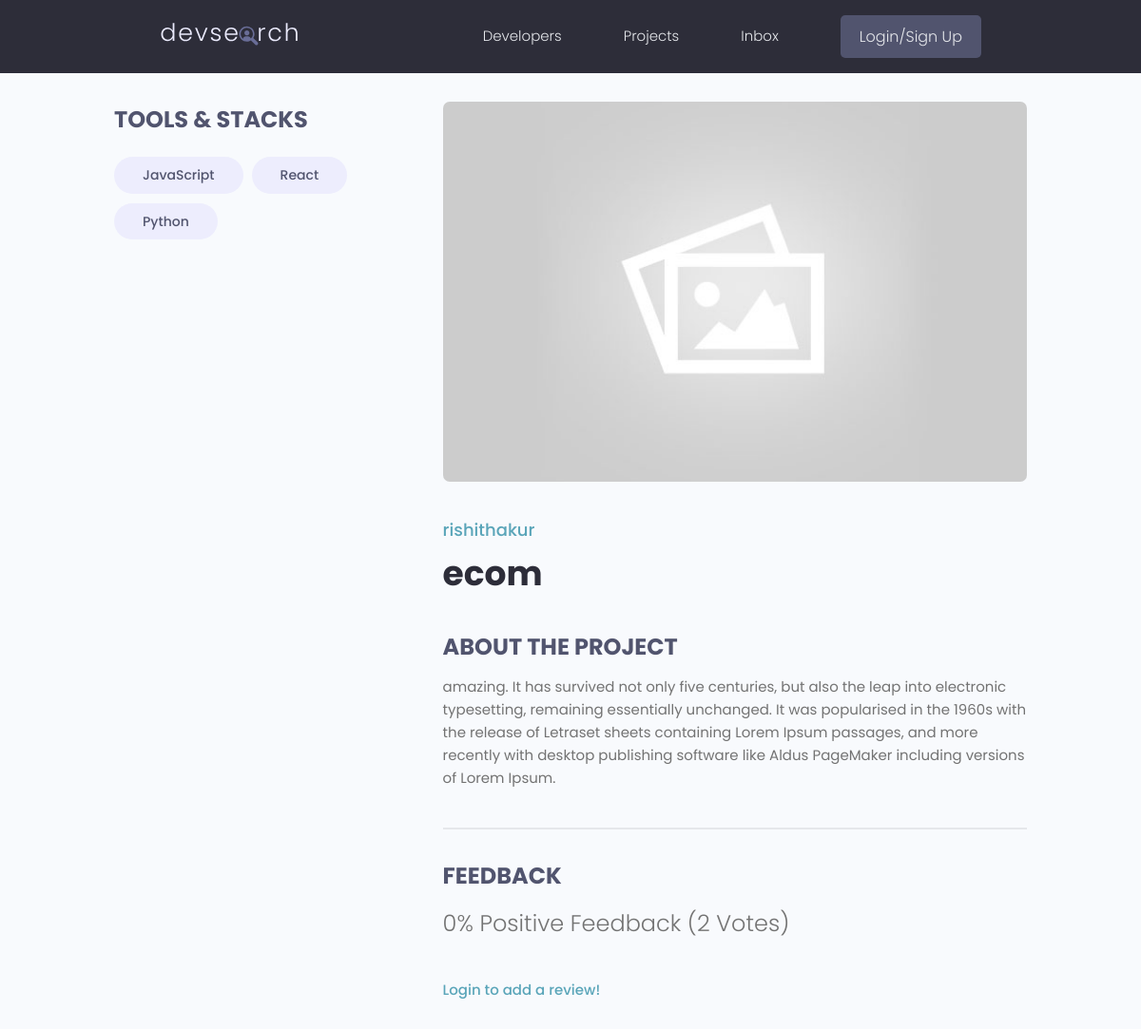
The page /projects/project/6d1e3447-7b54-413a-aeeb-9e08cf7d36dc/ on the database as committed earlier.
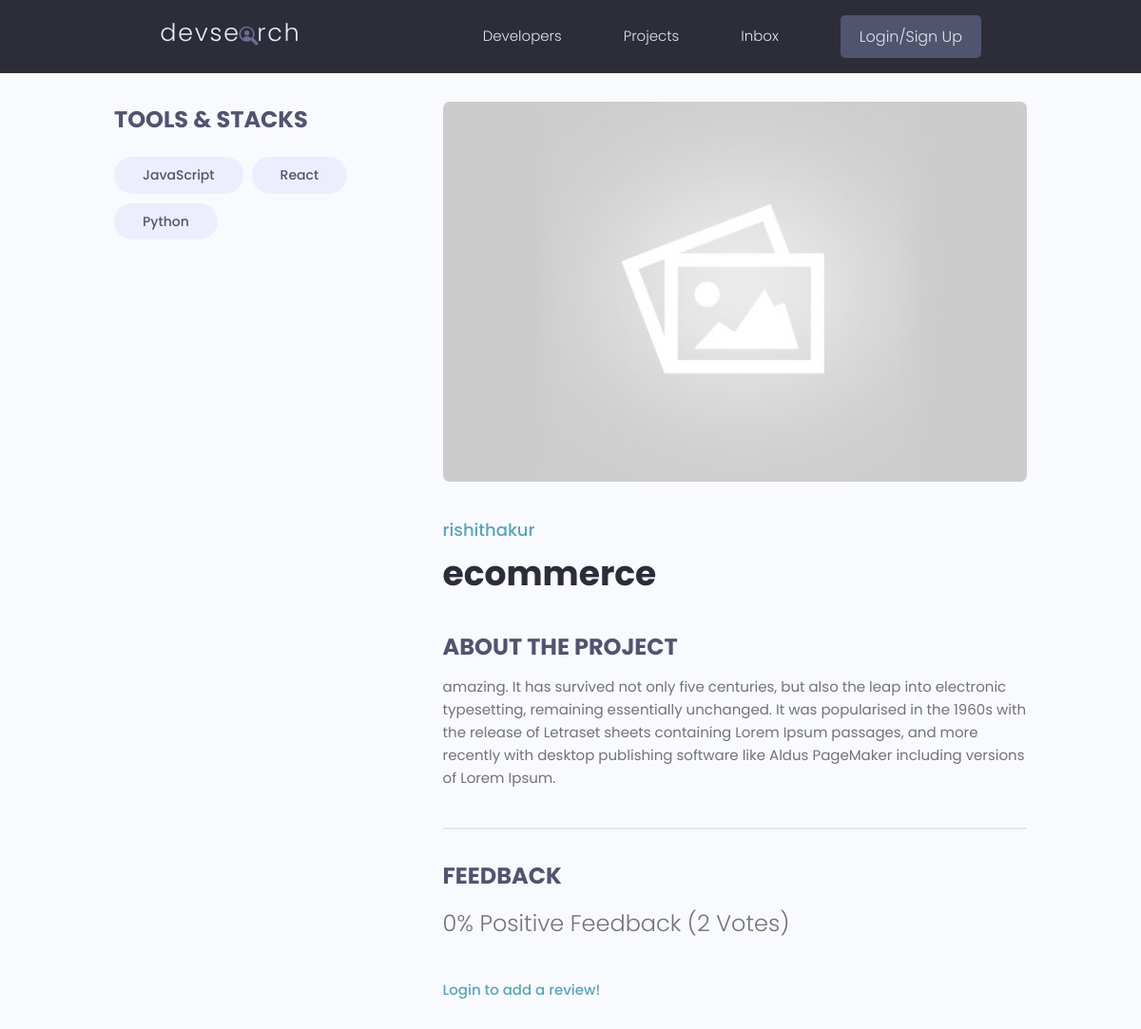
The same page on the database as committed later.
### projects/models.py (models this page shows, shortened)
class Project(models.Model):
    owner = models.ForeignKey(Profile, null=True, blank=True, on_delete=models.SET_NULL)
    title = models.CharField(max_length=200)
    description = models.TextField(null=True, blank=True)
    featured_image = models.ImageField(null=True, blank=True, default="default.jpg")
    demo_link = models.CharField(max_length=2000, null=True, blank=True)
    source_link = models.CharField(max_length=2000,null=True, blank=True)
    tags = models.ManyToManyField('Tag', blank=True)
    vote_total = models.IntegerField(default=0, null=True, blank=True)
    vote_ratio = models.IntegerField(default=0, null=True, blank=True)
    created = models.DateTimeField(auto_now_add=True)
    id = models.UUIDField(default=uuid.uuid4, unique=True, primary_key=True, editable=False)
    class Meta:
        ordering = ['-vote_ratio', '-vote_total', 'title']
    @property
    def reviewers(self):
        queryset = self.review_set.all().values_list('owner__id', flat=True)
        return queryset

### users/models.py (models this page shows, shortened)
class Profile(models.Model):
    user = models.OneToOneField(User, on_delete=models.CASCADE, null=True, blank=True)
    name = models.CharField(max_length=200, blank=True, null=True)
    email = models.EmailField(max_length=500, blank=True, null=True)
    username = models.CharField(max_length=200, blank=True, null=True)
    location = models.CharField(max_length=200, blank=True, null=True)
    short_intro = models.CharField(max_length=200, blank=True, null=True)
    bio = models.TextField(blank=True, null=True)
    profile_image = models.ImageField(null=True, blank=True, upload_to='profiles/', default='profiles/user-default.png')
    social_github =  models.CharField(max_length=200, blank=True, null=True)
    social_linkedin=  models.CharField(max_length=200, blank=True, null=True)
    social_website =  models.CharField(max_length=200, blank=True, null=True)
    social_twitter =  models.CharField(max_length=200, blank=True, null=True)
    created = models.DateTimeField(auto_now_add=True)
    id = models.UUIDField(default=uuid.uuid4, unique=True, primary_key=True, editable=False)

### projects/views.py (the view, shortened to what this page needs)
# urls.py: path('project/<str:pk>/', views.project, name="project"),
def project(request, pk):
    projectObj = Project.objects.get(id=pk)
    form = ReviewForm()
    return render(request, 'projects/single-project.html', {'project':projectObj, 'form': form})

### projects/models.py (called while the page is built)
    def __str__(self):
        return self.name

### projects/templates/projects/single-project.html (shortened to what this page needs)
{% extends 'main.html' %}
{% block content%}
<main class="singleProject my-md">
    <div class="container">
      <div class="layout">
        <div class="column column--1of3">
          <h3 class="singleProject__subtitle">Tools & Stacks</h3>
          <div class="singleProject__toolStack">
            {% for tag in project.tags.all %}
            <span class="tag tag--pill tag--sub tag--lg">
              <small>{{tag}}</small>
            </span>
            {% endfor %}
          </div>
        </div>
        <div class="column column--2of3">
          <img class="singleProject__preview" src="{{ project.featured_image.url }}" alt="portfolio thumbnail" />
          <a href="profile.html" class="singleProject__developer">{{project.owner.name}}</a>
          <h2 class="singleProject__title">{{project.title}}</h2>
          <h3 class="singleProject__subtitle">About the Project</h3>
          <div class="singleProject__info">
            {{project.description}}
          </div>
          <div class="comments">
            <h3 class="singleProject__subtitle">Feedback</h3>
            <h5 class="project--rating">
              {{project.vote_ratio}}% Positive Feedback ({{project.vote_total}} Vote{{project.vote_total|pluralize:"s"}})
            </h5>
            {% if request.user.profile.id in project.reviewers %}
              <p>You have already reviewed this project!</p>
            {% elif request.user.profile == project.owner %}
              <p>You cannot review your own project!</p>
            {% else %}
              <a href="{% url 'login' %}?next={{request.path}}">Login to add a review!</a>
            {% endif %}
          </div>
        </div>
      </div>
    </div>
</main>
{% endblock %}

Rows that differ between the two databases and show on the page:
changed Project "rishithakur": title "ecom" → "ecommerce"
